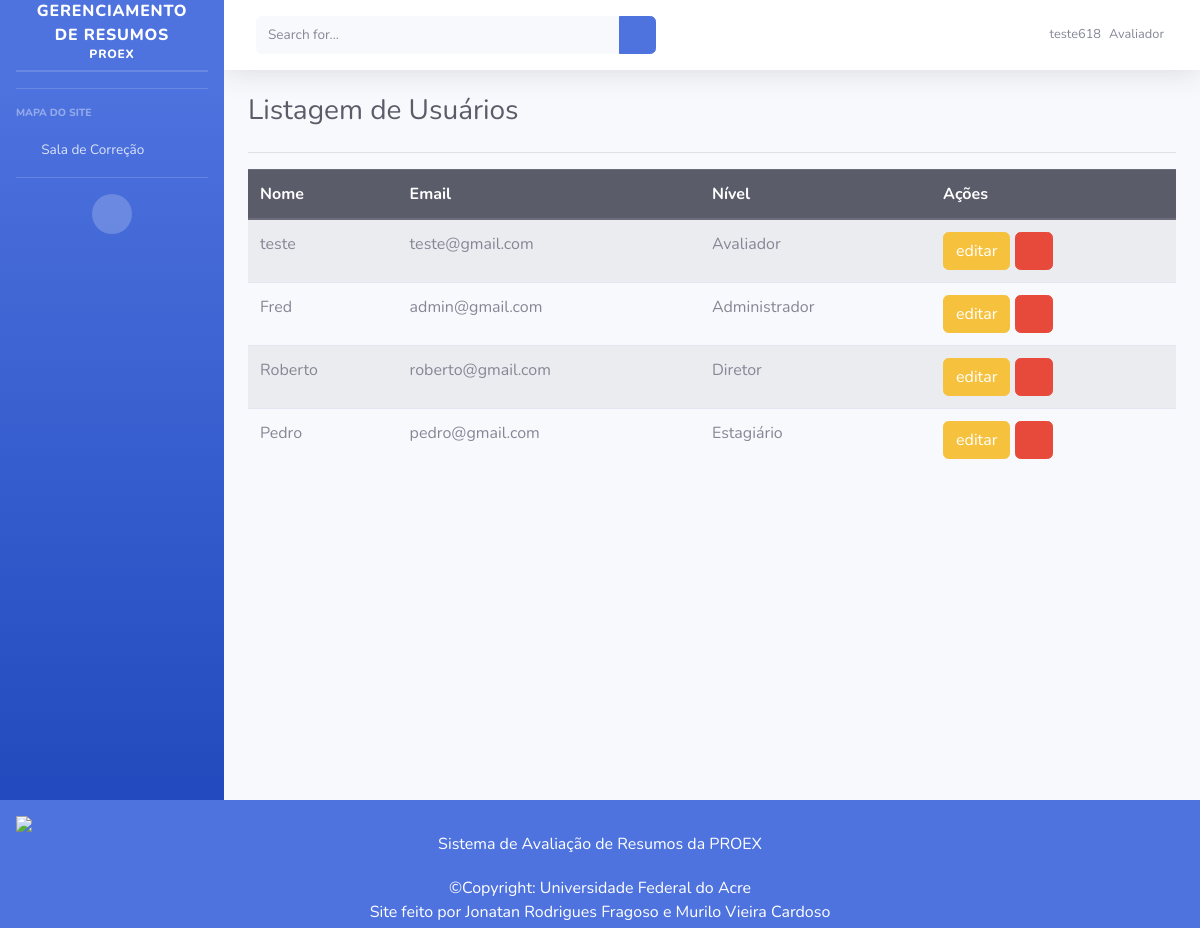
The app's page /usuarios/listagem/ (signed in) with its own data.
### usuarios/models.py (models this page shows)
class User(AbstractUser):
    NIVEL = (
        (4, 'Avaliador'),
        (3, 'Diretor'),
        (2, 'Estagiário'),
        (1, 'Administrador'),
    )
    nivel = models.IntegerField(
        choices=NIVEL,
        blank=True, default=1)

### usuarios/views.py (the view)
# urls.py: path('usuarios/listagem/', ListagemUsuario.as_view(), name='listagem'),
class ListagemUsuario(LoginRequiredMixin, ListView):
    login_url = '/login/'
    redirect_field_name = 'redirect_to'
    model = User
    template_name = 'cadastros/listar_usuarios.html'

### templates/cadastros/listar_usuarios.html (shortened to what this page needs)
{% extends 'index.html' %}
{% load static %}
        {% block conteudo %}
            <h1 class="h3 mb-4 text-gray-800">Listagem de Usuários</h1>
            <hr>
            <table class="table table-striped ">
                <thead class="thead thead-dark">
                    <tr>
                        <th>Nome</th>
                        <th>Email</th>
                        <th>Nível</th>
                        <th>Ações</th>
                    </tr>
                </thead>
                <tbody>
                    {% for usuario in object_list %}
                    <tr>
                        <td scope="row">{{ usuario.first_name }}</td>
                        <td>{{ usuario.email }}</td>
                        {% if usuario.nivel == 1 %}
                        <td> Administrador</td>
                        {% else %}
                            {% if usuario.nivel == 2 %}
                            <td> Estagiário</td>
                            {% else %}
                                {% if usuario.nivel == 3 %}
                                <td> Diretor</td>
                                {% else %}
                                <td> Avaliador</td>
                                {% endif %}
                            {% endif %}
                        {% endif %}
                        <td>
                            <a href="{% url 'update' usuario.pk %}" class="btn btn-warning">editar</a>
                            <a href="{% url 'deletar' usuario.pk %}" class="btn btn-danger"><i class="fa fa-trash" aria-hidden="true"></i></a>
                        </td>
                    </tr>
                    {% empty %}
                        Nada foi registrado
                    {% endfor %}
                </tbody>
            </table>
        {% endblock %}

### templates/index.html (shortened to what this page needs)
{% extends 'base.html' %}
{% load static %}
    {% block usuarios %}
        {% if request.user.nivel == 4 %}
            <hr class="sidebar-divider">
            <div class="sidebar-heading">
                Mapa do site
            </div>
            <li class="nav-item">
                <a class="nav-link" href="#" data-toggle="collapse" data-target="#collapseCorrecao" aria-expanded="true"
                    aria-controls="collapsePages">
                    <i class="fas fa-fw fa-folder"></i>
                    <span>Sala de Correção</span>
                </a>
            </li>
        {% endif %}
    {% endblock %}

### templates/base.html (shortened to what this page needs)
{% load static %}
<!DOCTYPE html>
<html lang="en">
<head>
    <link href={% static "fontawesome-free/css/all.min.css" %} rel="stylesheet" type="text/css">
    <link href={% static "css/sb-admin-2.min.css" %} rel="stylesheet">
</head>
<body id="page-top">
    <div id="wrapper">
        {% block auxiliar %}
        <ul class="navbar-nav bg-gradient-primary sidebar sidebar-dark accordion" id="accordionSidebar">
            <a class="sidebar-brand d-flex align-items-center justify-content-center" href="/">
                <div class="sidebar-brand-text mx-3">Gerenciamento de Resumos <sup>PROEX</sup></div>
            </a>
            <hr class="sidebar-divider my-0">
            <hr class="sidebar-divider">
            {% block usuarios %}
            {% endblock %}
            <hr class="sidebar-divider d-none d-md-block">
            <div class="text-center d-none d-md-inline">
                <button class="rounded-circle border-0" id="sidebarToggle"></button>
            </div>
        </ul>
        {% endblock %}
        <div id="content-wrapper" class="d-flex flex-column">
            <div id="content">
                <nav class="navbar navbar-expand navbar-light bg-white topbar mb-4 static-top shadow">
                    <form
                        class="d-none d-sm-inline-block form-inline mr-auto ml-md-3 my-2 my-md-0 mw-100 navbar-search">
                        <div class="input-group">
                            <input type="text" class="form-control bg-light border-0 small" placeholder="Search for..."
                                aria-label="Search" aria-describedby="basic-addon2">
                            <div class="input-group-append">
                                <button class="btn btn-primary" type="button">
                                    <i class="fas fa-search fa-sm"></i>
                                </button>
                            </div>
                        </div>
                    </form>
                    <ul class="navbar-nav ml-auto">
                        <li class="nav-item dropdown no-arrow">
                            <a class="nav-link dropdown-toggle" href="#" id="userDropdown" role="button"
                                data-toggle="dropdown" aria-haspopup="true" aria-expanded="false">
                                <span class="mr-2 d-none d-lg-inline text-gray-600 small">{{request.user.username}}</span>
                                {% if request.user.nivel == 1 %}
                                <span class="mr-2 d-none d-lg-inline text-gray-600 small"> Administrador</span>
                                    {% elif request.user.nivel == 4 %}
                                    <span class="mr-2 d-none d-lg-inline text-gray-600 small"> Avaliador</span>
                                    {% elif request.user.nivel == 3 %}
                                    <span class="mr-2 d-none d-lg-inline text-gray-600 small"> Diretor</span>
                                    {% else %}
                                    <span class="mr-2 d-none d-lg-inline text-gray-600 small"> Estagiário</span>
                                {% endif %}
                            </a>
                        </li>
                    </ul>
                </nav>
                <div class="container-fluid">
                    {% block conteudo %}{% endblock %}
                </div>
            </div>
        </div>
    </div>
</body>
<footer class="text-bottom text-white">
    <section class="">
        <div class="text-center p-3" style="background-color: #4e73df;">
            <img class="mx-auto d-block" src="{% static 'img/apoio.png' %}">
            <span class="me-1">Sistema de Avaliação de Resumos da PROEX</span>
        </div>
        <div class="text-center p-1" style="background-color: #4e73df;">
            ©Copyright: Universidade Federal do Acre
            <br>
            Site feito por
            <a href="https://github.com/JonatanFragoso" style="color:White">Jonatan Rodrigues Fragoso</a> e
            <a href="https://github.com/Murilovc" style="color:White">Murilo Vieira Cardoso</a>
        </div>
    </section>
</footer>
</html>

### records on screen
User: user.username "teste618", first_name "teste", email "teste@gmail.com", nivel "Avaliador"
User: first_name "Fred", email "admin@gmail.com", nivel "Administrador"
User: first_name "Roberto", email "roberto@gmail.com", nivel "Diretor"
User: first_name "Pedro", email "pedro@gmail.com", nivel "Estagiário"
